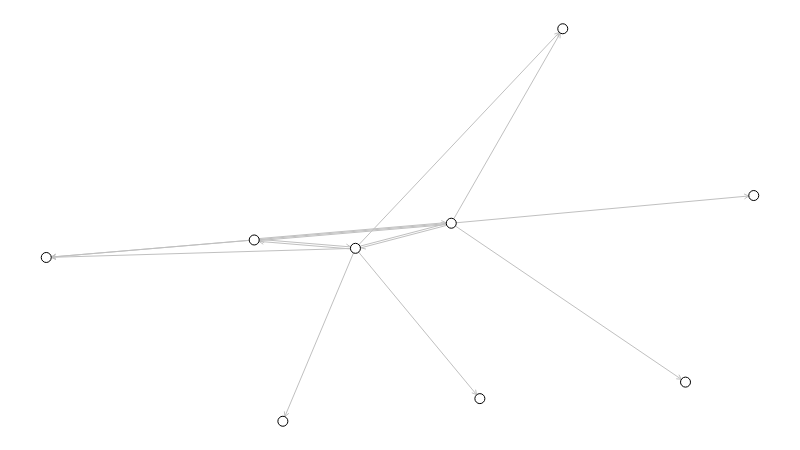

Here is the notebook cell this chart was saved with:
### Code cell
g = sn.load_graph('./collector/output.gml', has_pos=False)
sn.show_graph(g, nlab=False)

### Figure 1 — Plotly figure (JSON) as saved in the notebook; plotly's stock layout.template omitted (floating-point values rounded to 4 significant figures)
{"data": [{"hoverinfo": "none", "line": {"color": "rgb(192, 192, 192)", "width": 1}, "mode": "lines", "type": "scatter", "uid": "99c5dbf6-f4da-11e8-a83c-88e9fe6b400d", "x": [0.437, 0.6129, null, 0.6083, 0.6016, null, 0.6083, 0.6069, null, 0.4361, 0.5715, null, 0.5646, 0.5576, null, 0.437, 0.3345, null, 0.3373, 0.3366, null, 0.3373, 0.3429, null, 0.437, 0, null, 0.007181, 0.01338, null, 0.007181, 0.01358, null, 0.4366, 0.2936, null, 0.3007, 0.3067, null, 0.437, 0.7301, null, 0.7251, 0.7232, null, 0.7251, 0.7182, null, 0.5725, 1, null, 0.9928, 0.9869, null, 0.9928, 0.9863, null, 0.5734, 0.438, null, 0.4449, 0.4519, null, 0.5725, 0.9036, null, 0.8976, 0.8904, null, 0.8976, 0.8943, null, 0.5725, 0, null, 0.007159, 0.01316, null, 0.007159, 0.01373, null, 0.5729, 0.2943, null, 0.3015, 0.3081, null, 0.5725, 0.7301, null, 0.7264, 0.7263, null, 0.7264, 0.7203, null, 0.2936, 0.5721, null, 0.5649, 0.5583, null, 0.2943, 0.4374, null, 0.4302, 0.4242, null, 0.2939, 0, null, 0.007159, 0.01316, null, 0.007159, 0.01373, null], "y": [0.4406, 0.05764, null, 0.0677, 0.07248, null, 0.0677, 0.08056, null, 0.4426, 0.5065, null, 0.5032, 0.5064, null, 0.4406, 0, null, 0.01208, 0.02514, null, 0.01208, 0.02021, null, 0.4406, 0.4172, null, 0.4176, 0.4243, null, 0.4176, 0.4117, null, 0.4381, 0.4593, null, 0.4582, 0.451, null, 0.4406, 1, null, 0.9905, 0.9778, null, 0.9905, 0.9865, null, 0.5045, 0.5751, null, 0.5739, 0.5666, null, 0.5739, 0.5791, null, 0.5025, 0.4386, null, 0.4419, 0.4387, null, 0.5045, 0.09969, null, 0.107, 0.1082, null, 0.107, 0.1186, null, 0.5045, 0.4172, null, 0.4183, 0.4256, null, 0.4183, 0.413, null, 0.502, 0.4593, null, 0.4604, 0.4551, null, 0.5045, 1, null, 0.9887, 0.9755, null, 0.9887, 0.9819, null, 0.4644, 0.507, null, 0.5059, 0.5112, null, 0.4644, 0.4431, null, 0.4442, 0.4514, null, 0.4618, 0.4172, null, 0.4183, 0.4256, null, 0.4183, 0.413, null]}, {"hoverinfo": "none", "marker": {"color": "rgb(255, 255, 255)", "line": {"color": "rgb(0, 0, 0)", "width": 1}, "size": 10}, "mode": "markers+text", "text": [], "textfont": {"color": "rgb(0, 0, 0)"}, "textposition": "top center", "type": "scatter", "uid": "99c5dd5e-f4da-11e8-a83c-88e9fe6b400d", "x": [0.437, 0.6129, 0.5725, 0.3345, 0, 0.2939, 0.7301, 1, 0.9036], "y": [0.4406, 0.05764, 0.5045, 0, 0.4172, 0.4618, 1, 0.5751, 0.09969]}], "layout": {"height": 450, "margin": {"b": 0, "l": 0, "r": 0, "t": 0}, "showlegend": false, "width": 800, "xaxis": {"showgrid": false, "showticklabels": false, "zeroline": false}, "yaxis": {"showgrid": false, "showticklabels": false, "zeroline": false}}}
